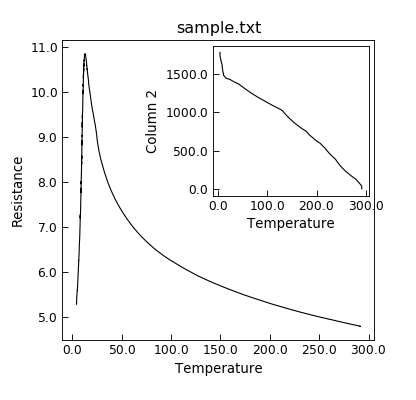

Recreate this plot in Python.
"""Add an inset to a plot."""
from Stoner import Data

p = Data("sample.txt", setas="xy")
p.plot()
p.inset(loc=1, width="50%", height="50%")
p.setas = "x.y"
p.plot()
p.title = ""  # Turn off the inset title
